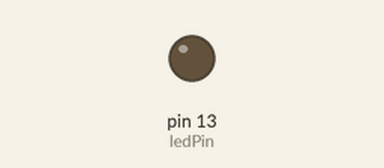
The sketch below on a simulated Arduino Uno, built with avr-gcc and run on an emulated ATmega328P. On the bench: output pins drawn as LEDs (lit = HIGH).

Above: at 1.7 s.
At 6.05 s:
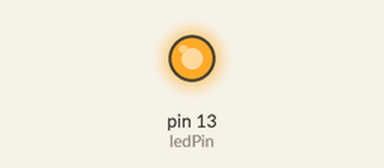
Timing chart, 0 to 6.3 s (numbered marks = the images above):
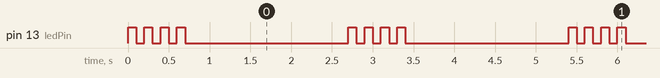

The sketch:

test_blink.ino
```cpp
const int ledPin = 13;

void setup() {
  // put your setup code here, to run once:
  pinMode(ledPin , OUTPUT);

}

void loop() {
  // put your main code here, to run repeatedly:
  digitalWrite(ledPin , HIGH);
  delay(100);
  digitalWrite(ledPin , LOW);
  delay(100);
  digitalWrite(ledPin , HIGH);
  delay(100);
  digitalWrite(ledPin , LOW);
  delay(100);
  digitalWrite(ledPin , HIGH);
  delay(100);
  digitalWrite(ledPin , LOW);
  delay(100);
  digitalWrite(ledPin , HIGH);
  delay(100);
  digitalWrite(ledPin , LOW);
  delay(2000);

}
```

Measured:
- by itself, pin 13 (ledPin): repeats every 2.7 s: 3 × (LOW 0.10 s, HIGH 0.10 s), LOW 2.0 s, HIGH 0.10 s
- by itself, everything shown: repeats every 2.7 s, in 8 steps
